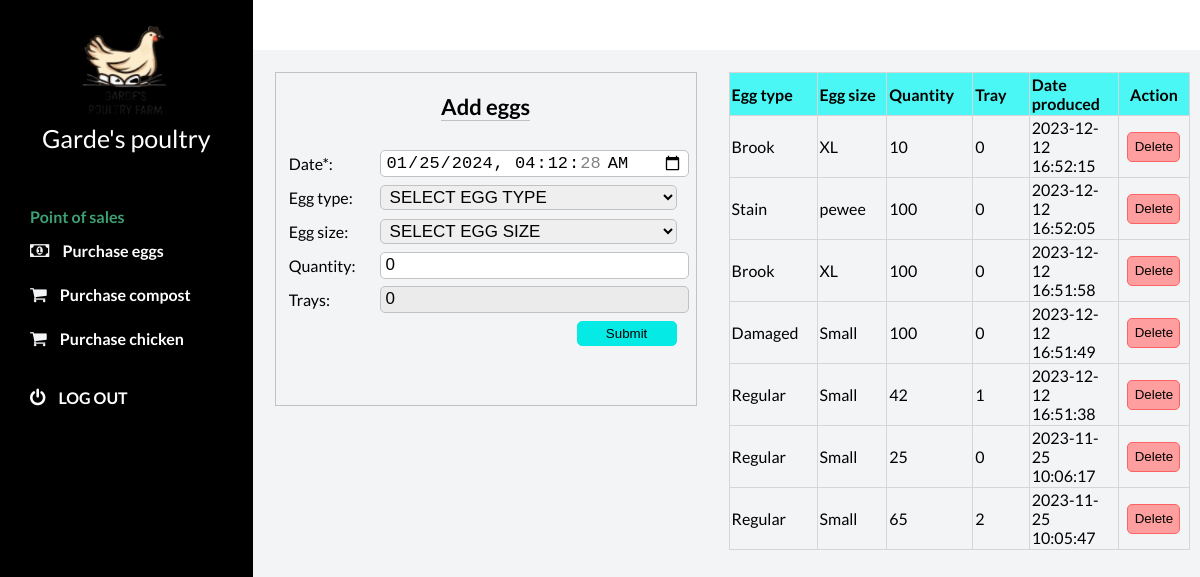
Page /prod.php (signed in) on the committed database.
### tables this page shows
CREATE TABLE IF NOT EXISTS `inventory` (
  `inv_id` int(11) NOT NULL AUTO_INCREMENT,
  `egg_id` int(11) DEFAULT NULL,
  `egg_size` int(11) DEFAULT NULL,
  `quantity` int(11) DEFAULT NULL,
  `tray` double DEFAULT NULL,
  `date_produced` datetime DEFAULT NULL,
  `stat` int(11) DEFAULT NULL,
  PRIMARY KEY (`inv_id`)
);

CREATE TABLE IF NOT EXISTS `eggs` (
  `id` int(11) NOT NULL AUTO_INCREMENT,
  `mname` varchar(100) DEFAULT NULL,
  `stat` int(11) DEFAULT NULL,
  PRIMARY KEY (`id`)
);

CREATE TABLE IF NOT EXISTS `egg_size` (
  `size_id` int(11) NOT NULL AUTO_INCREMENT,
  `size_name` varchar(50) DEFAULT NULL,
  `stat` int(11) DEFAULT 0,
  PRIMARY KEY (`size_id`)
);

### includes/database.php (called while the page is built, shortened)
<?php
class Database{
    public function connect(){
        $this->servername = 'localhost';
        $this->username = 'root';
        $this->password = '';
        $this->dbname = 'newpoultry';
        $conn = new mysqli($this->servername, $this->username, $this->password, $this->dbname);
        return $conn;
    }
}
?>

### prod.php (the view, shortened to what this page needs)
<?php
include 'includes/database.php';
?>
<!DOCTYPE html>
<html lang="en">
<?php include "partials/_head.php";?>
<body id="body">
    <div class="container">
        <main>
          <div>
            <table>
              <tr>
    <td style="vertical-align: top;">
      <div class="add_sec">
              <div>
                <section class="for-title">
                  <span>Add eggs</span>
                </section>
                  <form method="post">
                    <table class="form-tbl">
                      <tr>
                        <td>Date*: </td>
                        <td><input value="<?php echo getToday(); ?>" class="form-input" type="<?php echo DateAndTime(); ?>" name="e_date" onclick="this.showPicker()" required="" ></td>
                      </tr>
                      <tr>
                        <td>Egg type: </td>
                        <td><?php showEggTypes('e_type','form-input','cbbb'); ?></td>
                      </tr>
                      <tr>
                        <td>Egg size: </td>
                        <td><?php showEggSize('e_size','form-input','cbbb'); ?></td>
                      </tr>
                     <tr>
                        <td>Quantity: </td>
                        <td><input class="form-input" type="number" name="e_qty" onchange="getTrays()" onkeyup="getTrays()" id="eggqty" required="" min="0" value="0"></td>
                      </tr>
                      <tr>
                        <td>Trays: </td>
                        <td><input class="form-input no-func" onkeypress="return false;" id="tray"  type="hidden" name="e_tray" required="" min="0" value="0">
                            <input type="text" class="form-input no-func" required="" onkeypress="return false;" id="tray1" value="0" name="">
                        </td>
                      </tr>
                      <tr>
                        <td colspan="2" align="right">
                          <button class="form-btn" type="submit" name="subtn" onclick="return confirm('are you sure to proceed?')">Submit</button>
                        </td>
                      </tr>
                      <tr>
                        <td colspan="2" align="center">
                        </td>
                      </tr>
                    </table>
                  </form>
              </div>
           </div>
                </td>
<td style="padding-left: 10px; padding-right: 10px; vertical-align: top;">
  <div class="disp_sec">
            <div>
              <div>
                <div align="left">
                  <section class="scroller">
                  <table class="comptbl">
                    <tr>
                      <th>Egg type</th>
                      <th>Egg size</th>
                      <th>Quantity</th>
                      <th>Tray</th>
                      <th>Date produced</th>
                      <th align="center">Action</th>
                    </tr>
                    <tbody>
                      <?php
                        $query = "SELECT i.inv_id, e.mname, s.size_name, i.quantity,i.tray,i.date_produced FROM inventory i, eggs e, egg_size s WHERE i.egg_id = e.id AND s.size_id = i.egg_size AND i.stat =0 order by i.date_produced desc";
                        $db = new Database();
                        $res = mysqli_query($db->connect(),$query);
                        while($col = mysqli_fetch_array($res)){
                          $i_id = $col[0];
                          $col1 = $col[1];
                          $col2 = $col[2];
                          $col3 = $col[3];
                          $col4 = $col[4];
                          $col5 = $col[5];
                       ?>
                      <tr>
                        <td><?php echo $col1; ?></td>
                        <td><?php echo $col2; ?></td>
                        <td><?php echo $col3; ?></td>
                        <td><?php echo intval($col4); ?></td>
                        <td><?php echo $col5; ?></td>
                        <td align="center"><a onclick="return confirm('Are you sure to delete selected data?')" href="includes/queries.php?q=1&id=<?php echo $i_id; ?>&link=prod.php"><button class="tbtn">Delete</button></a></td>
                      </tr>
                      <?php
                        }
                       ?>
                    </tbody>
                  </table>
                </div>
              </div>
            </div>
           </div>
                </td>
              </tr>
            </table>
          </div>
        </main>
        <?php include "partials/_side_bar.php";?>
    </div>
</body>
</html>

### styles.css (style rules this page uses)
* { margin: 0; padding: 0; }
body { box-sizing: border-box; font-family: "Lato", sans-serif; }
.container { display: grid; height: 100vh; grid-template-columns: 0.8fr 1fr 1fr 1fr; grid-template-rows: 0.2fr 3fr; grid-template-areas: "sidebar nav nav nav" "sidebar main main main"; }
main { background: #f3f4f6; grid-area: main; overflow-y: auto; }
table { width: 75%; margin: 30px auto; border-collapse: collapse; text-align: left; }
tr { border-bottom: 1px solid #cbcbcb; }
th, td { border: none; height: 30px; padding: 2px; }
form { width: 70%; margin: 50px auto; text-align: left; padding: 20px; border: 1px solid #bbb; border-radius: 5px; }

### prod.php (style rules this page uses)
.disp_sec { padding-left: 20px; padding-top: 20px; }
.for-title { text-align: center; padding-bottom: 25px; }
.scroller { max-height: 600px; overflow-y: scroll; }
.comptbl tr th { border-collapse: collapse; background-color: #4bf7f4; border: solid 1px #d6d6d6; width: 200px; }
.for-title span { font-size: 22px; font-weight: bold; width: 90%; border-bottom: solid 1px #c2c2c2; }
div { border: none; }
.add_sec div { width: auto; height: auto; padding: 20px 10px 20px 10px; border:solid 1px #c2c2c2; display: inline-block; }
.add_sec { padding-left: 20px; padding-top: 20px; }
form { border: none; width:100%; margin:auto; text-align: left; padding: 1px; border: none; }
tr { border: none; }
table { margin: auto; }
.form-input { width: 100%; height: 25px; border-radius: 5px; border:solid 1px #c2c2c2; outline-color: #06eae6; padding: 0px 5px 0px 5px; font-size: 17px; }
.form-btn { width: 100px; height: 25px; border-radius: 5px; border:solid 1px #06eae6; background-color: #06eae6; cursor: pointer; }
.comptbl tbody tr td { border: solid 1px #d6d6d6; }
table { width: 100%; }
.form-tbl tr td { width: 150px;padding-right: 10px; }
.tbtn { width: 80%; height: 30px; border: solid 1px #fe6262; background-color: #ff9e9e; border-radius: 5px; cursor: pointer; }
.no-func { outline: none; background: #ebebeb; }

### rows in the picture
inventory: egg.mname "Brook", egg_size.size_name "XL", quantity "10", tray "0", date_produced "2023-12-12 16:52:15"
inventory: egg.mname "Stain", egg_size.size_name "pewee", quantity "100", tray "0", date_produced "2023-12-12 16:52:05"
inventory: egg.mname "Brook", egg_size.size_name "XL", quantity "100", tray "0", date_produced "2023-12-12 16:51:58"
inventory: egg.mname "Damaged", egg_size.size_name "Small", quantity "100", tray "0", date_produced "2023-12-12 16:51:49"
inventory: egg.mname "Regular", egg_size.size_name "Small", quantity "42", tray "1", date_produced "2023-12-12 16:51:38"
inventory: egg.mname "Regular", egg_size.size_name "Small", quantity "25", tray "0", date_produced "2023-11-25 10:06:17"
inventory: egg.mname "Regular", egg_size.size_name "Small", quantity "65", tray "2", date_produced "2023-11-25 10:05:47"
